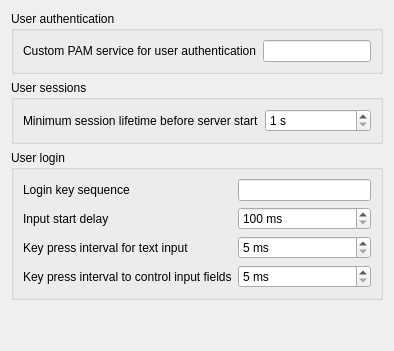
<?xml version="1.0" encoding="UTF-8"?>
<ui version="4.0">
 <class>LinuxPlatformConfigurationPage</class>
 <widget class="QWidget" name="LinuxPlatformConfigurationPage">
  <property name="windowTitle">
   <string>Linux</string>
  </property>
  <property name="windowIcon">
   <iconset resource="../../../configurator/resources/configurator.qrc">
    <normaloff>:/configurator/style/icons/fa_brands_linux.svg</normaloff>:/configurator/style/icons/fa_brands_linux.svg</iconset>
  </property>
  <layout class="QVBoxLayout" name="verticalLayout">
   <item>
    <widget class="QGroupBox" name="groupBox">
     <property name="title">
      <string>User authentication</string>
     </property>
     <layout class="QGridLayout" name="gridLayout">
      <item row="1" column="0">
       <widget class="QLabel" name="label">
        <property name="text">
         <string>Custom PAM service for user authentication</string>
        </property>
       </widget>
      </item>
      <item row="1" column="1">
       <widget class="QLineEdit" name="pamServiceName">
        <property name="maxLength">
         <number>16</number>
        </property>
       </widget>
      </item>
     </layout>
    </widget>
   </item>
   <item>
    <widget class="QGroupBox" name="groupBox_2">
     <property name="title">
      <string>User sessions</string>
     </property>
     <layout class="QGridLayout" name="gridLayout_2">
      <item row="1" column="0">
       <widget class="QLabel" name="label_3">
        <property name="text">
         <string>Minimum session lifetime before server start</string>
        </property>
       </widget>
      </item>
      <item row="1" column="1">
       <widget class="QSpinBox" name="minimumUserSessionLifetime">
        <property name="suffix">
         <string notr="true"> s</string>
        </property>
        <property name="minimum">
         <number>1</number>
        </property>
        <property name="maximum">
         <number>60</number>
        </property>
       </widget>
      </item>
     </layout>
    </widget>
   </item>
   <item>
    <widget class="QGroupBox" name="groupBox_3">
     <property name="title">
      <string>User login</string>
     </property>
     <layout class="QGridLayout" name="gridLayout_3">
      <item row="2" column="1">
       <widget class="QSpinBox" name="userLoginTextInputKeyPressInterval">
        <property name="suffix">
         <string notr="true"> ms</string>
        </property>
        <property name="minimum">
         <number>5</number>
        </property>
        <property name="maximum">
         <number>100</number>
        </property>
        <property name="singleStep">
         <number>5</number>
        </property>
       </widget>
      </item>
      <item row="1" column="1">
       <widget class="QSpinBox" name="userLoginInputStartDelay">
        <property name="suffix">
         <string notr="true"> ms</string>
        </property>
        <property name="minimum">
         <number>100</number>
        </property>
        <property name="maximum">
         <number>5000</number>
        </property>
        <property name="singleStep">
         <number>100</number>
        </property>
       </widget>
      </item>
      <item row="0" column="1">
       <widget class="QLineEdit" name="userLoginKeySequence"/>
      </item>
      <item row="1" column="0">
       <widget class="QLabel" name="label_4">
        <property name="text">
         <string>Input start delay</string>
        </property>
       </widget>
      </item>
      <item row="0" column="0">
       <widget class="QLabel" name="label_2">
        <property name="text">
         <string>Login key sequence</string>
        </property>
       </widget>
      </item>
      <item row="2" column="0">
       <widget class="QLabel" name="label_5">
        <property name="text">
         <string>Key press interval for text input</string>
        </property>
       </widget>
      </item>
      <item row="3" column="1">
       <widget class="QSpinBox" name="userLoginControlKeyPressInterval">
        <property name="suffix">
         <string notr="true"> ms</string>
        </property>
        <property name="minimum">
         <number>5</number>
        </property>
        <property name="maximum">
         <number>100</number>
        </property>
        <property name="singleStep">
         <number>5</number>
        </property>
       </widget>
      </item>
      <item row="3" column="0">
       <widget class="QLabel" name="label_6">
        <property name="text">
         <string>Key press interval to control input fields</string>
        </property>
       </widget>
      </item>
     </layout>
    </widget>
   </item>
   <item>
    <spacer name="verticalSpacer">
     <property name="orientation">
      <enum>Qt::Orientation::Vertical</enum>
     </property>
     <property name="sizeHint" stdset="0">
      <size>
       <width>20</width>
       <height>40</height>
      </size>
     </property>
    </spacer>
   </item>
  </layout>
 </widget>
 <resources>
  <include location="linux.qrc"/>
 </resources>
 <connections/>
 <slots>
  <slot>updateVncServerPluginConfigurationWidget()</slot>
  <slot>startLinuxPlatform()</slot>
  <slot>stopLinuxPlatform()</slot>
 </slots>
</ui>
